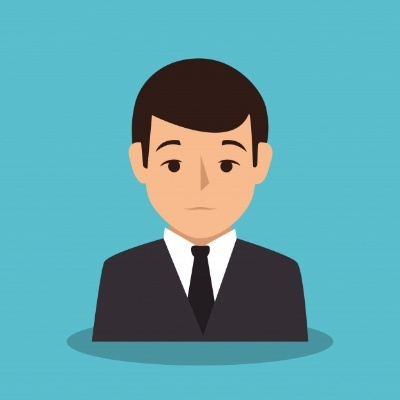
#> input picture small.jpg, 400 x 400 px
$ python affine.py
#> lines starting #> are read from the running program, lines starting #| are printed output that depends on the picture
import cv2
import numpy as np
import matplotlib.pyplot as plt


image = cv2.imread('small.jpg')
#> image is the input picture: shape (400, 400, 3); mean B, G, R 171.9, 163.4, 95.3
rows, cols, ch = image.shape
#> rows = 400; cols = 400; ch = 3

pt1 = np.float32(
    [
        [50, 100],
        [200, 50],
        [50, 200]
    ]
)
pt2 = np.float32(
    [
        [10, 100],
        [200, 50],
        [100, 250]
    ]
)

# print(pt1, pt2)

retval=cv2.getAffineTransform(pt1, pt2)
print(retval)
dst=cv2.warpAffine(image, retval, (1000, 1000))
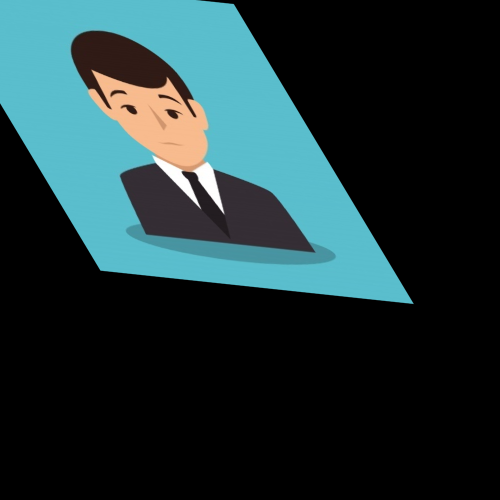
#> dst: shape (1000, 1000, 3) (shown at 1/2 size); mean B, G, R 54.8, 52.2, 31
# print(dst)

# cv2.imshow("I/p", image)
# cv2.imshow("O/p", dst)
plt.imshow(dst, 'gray')
plt.show()
cv2.waitKey(0)
